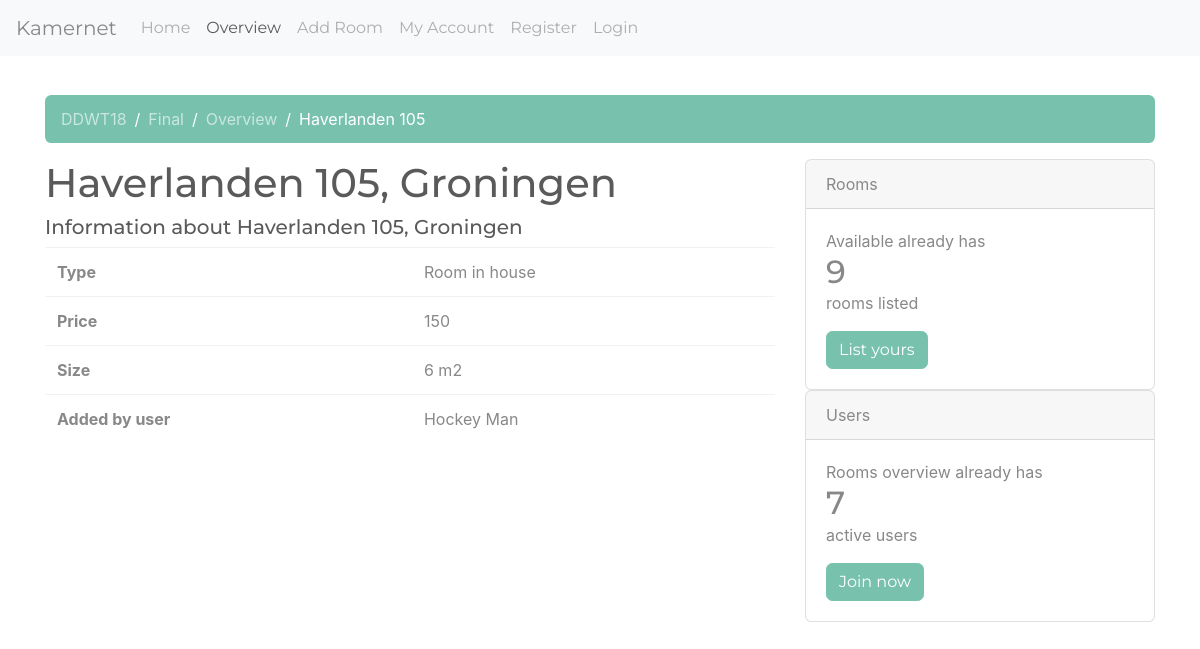
The page /DDWT18/final/room/?room_id=4 (signed in) on the database its author committed.
### tables this page shows
CREATE TABLE `rooms` (
  `id` int(11) NOT NULL,
  `address` varchar(255) NOT NULL,
  `city` varchar(255) NOT NULL,
  `type` varchar(255) NOT NULL,
  `price` int(3) NOT NULL,
  `size` int(3) NOT NULL,
  `owner` int(11) NOT NULL,
  `thumbnail` varchar(150) DEFAULT NULL
);

CREATE TABLE `users` (
  `id` int(11) NOT NULL,
  `username` varchar(255) NOT NULL,
  `password` varchar(255) NOT NULL,
  `full_name` varchar(255) NOT NULL,
  `birth_date` date NOT NULL,
  `role` int(11) NOT NULL,
  `biography` varchar(255) NOT NULL,
  `profession` varchar(255) NOT NULL,
  `language` varchar(255) NOT NULL,
  `email` varchar(255) NOT NULL,
  `phonenumber` int(11) NOT NULL
);

### views/room.php (the view, shortened to what this page needs)
<!doctype html>
<html lang="en">
<head>
    <link rel="stylesheet" href="/DDWT18/final/css/bootstrap.min.css">
    <link rel="stylesheet" href="/DDWT18/final/css/main.css">
</head>
<body>
<?= $navigation ?>
<div class="container">
    <div class="pd-15">&nbsp</div>
    <?= $breadcrumbs ?>
    <div class="row">
        <div class="col-md-8">
            <h1><?= $page_title ?></h1>
            <h5><?= $page_subtitle ?></h5>
            <table class="table">
                <tbody>
                <tr>
                    <th scope="row">Type</th>
                    <td><?= $room_type ?></td>
                </tr>
                <tr>
                    <th scope="row">Price</th>
                    <td><?= $room_price ?></td>
                </tr>
                <tr>
                    <th scope="row">Size</th>
                    <td><?= $room_size ?> m2</td>
                </tr>
                <tr>
                    <th scope="row">Added by user</th>
                    <td><?= $added_by ?></td>
                </tr>
                </tbody>
            </table>
        </div>
        <div class="col-md-4">
        </div>
</div>
</body>
</html>

### css/main.css (style rules this page uses)
.pd-15 { padding: 15px 0 0 0; }

### rows shown on the page
rooms: page_title "Haverlanden 105, Groningen", page_subtitle "Information about Haverlanden 105, Groningen", type "Room in house", price "150", size "6"
users: full_name "Hockey Man"

### other values the page prints
$nav_info[1]['name'] "Home"
$nav_info[1]['name'] "Overview"
$nav_info[1]['name'] "Add Room"
$nav_info[1]['name'] "My Account"
$nav_info[1]['name'] "Register"
$nav_info[1]['name'] "Login"
$name "DDWT18"
$name "Final"
$name "Overview"
$name "Haverlanden 105"
$nbr_rooms "9"
$nbr_users "7"
